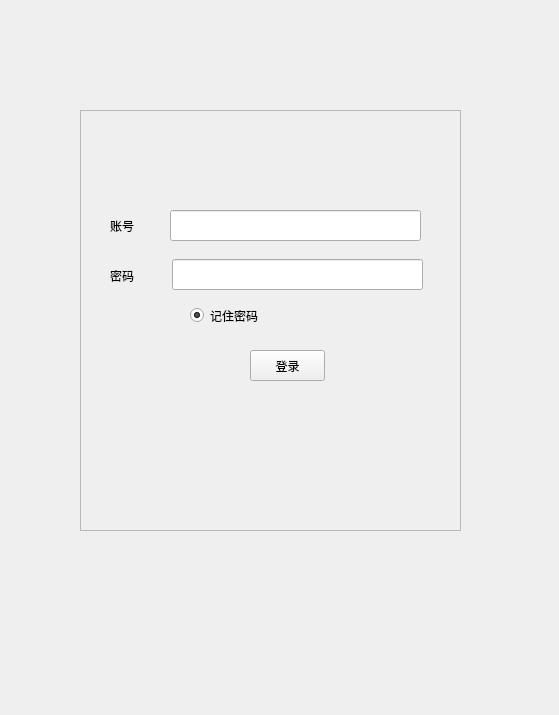
<?xml version="1.0" encoding="UTF-8"?>
<ui version="4.0">
 <class>LoginForm</class>
 <widget class="QWidget" name="LoginForm">
  <property name="geometry">
   <rect>
    <x>0</x>
    <y>0</y>
    <width>559</width>
    <height>715</height>
   </rect>
  </property>
  <property name="windowTitle">
   <string>LoginForm</string>
  </property>
  <widget class="QFrame" name="frame">
   <property name="geometry">
    <rect>
     <x>80</x>
     <y>110</y>
     <width>381</width>
     <height>421</height>
    </rect>
   </property>
   <property name="frameShape">
    <enum>QFrame::StyledPanel</enum>
   </property>
   <property name="frameShadow">
    <enum>QFrame::Raised</enum>
   </property>
   <widget class="QLabel" name="_lb_un">
    <property name="geometry">
     <rect>
      <x>30</x>
      <y>100</y>
      <width>54</width>
      <height>31</height>
     </rect>
    </property>
    <property name="text">
     <string>账号</string>
    </property>
   </widget>
   <widget class="QLabel" name="_lb_pw">
    <property name="geometry">
     <rect>
      <x>30</x>
      <y>150</y>
      <width>54</width>
      <height>31</height>
     </rect>
    </property>
    <property name="text">
     <string>密码</string>
    </property>
   </widget>
   <widget class="QLineEdit" name="UserName">
    <property name="geometry">
     <rect>
      <x>90</x>
      <y>100</y>
      <width>251</width>
      <height>31</height>
     </rect>
    </property>
   </widget>
   <widget class="QLineEdit" name="PassWord">
    <property name="geometry">
     <rect>
      <x>92</x>
      <y>149</y>
      <width>251</width>
      <height>31</height>
     </rect>
    </property>
    <property name="echoMode">
     <enum>QLineEdit::Password</enum>
    </property>
   </widget>
   <widget class="QRadioButton" name="Remember">
    <property name="geometry">
     <rect>
      <x>110</x>
      <y>190</y>
      <width>111</width>
      <height>31</height>
     </rect>
    </property>
    <property name="text">
     <string>记住密码</string>
    </property>
    <property name="checked">
     <bool>true</bool>
    </property>
   </widget>
   <widget class="QPushButton" name="pushButton">
    <property name="geometry">
     <rect>
      <x>170</x>
      <y>240</y>
      <width>75</width>
      <height>31</height>
     </rect>
    </property>
    <property name="text">
     <string>登录</string>
    </property>
   </widget>
   <widget class="QLabel" name="GraphView">
    <property name="geometry">
     <rect>
      <x>90</x>
      <y>280</y>
      <width>251</width>
      <height>111</height>
     </rect>
    </property>
    <property name="text">
     <string/>
    </property>
   </widget>
   <widget class="QLabel" name="Tips">
    <property name="geometry">
     <rect>
      <x>90</x>
      <y>30</y>
      <width>241</width>
      <height>31</height>
     </rect>
    </property>
    <property name="styleSheet">
     <string notr="true">color: rgb(255, 0, 0);</string>
    </property>
    <property name="text">
     <string/>
    </property>
   </widget>
  </widget>
 </widget>
 <resources/>
 <connections/>
</ui>
